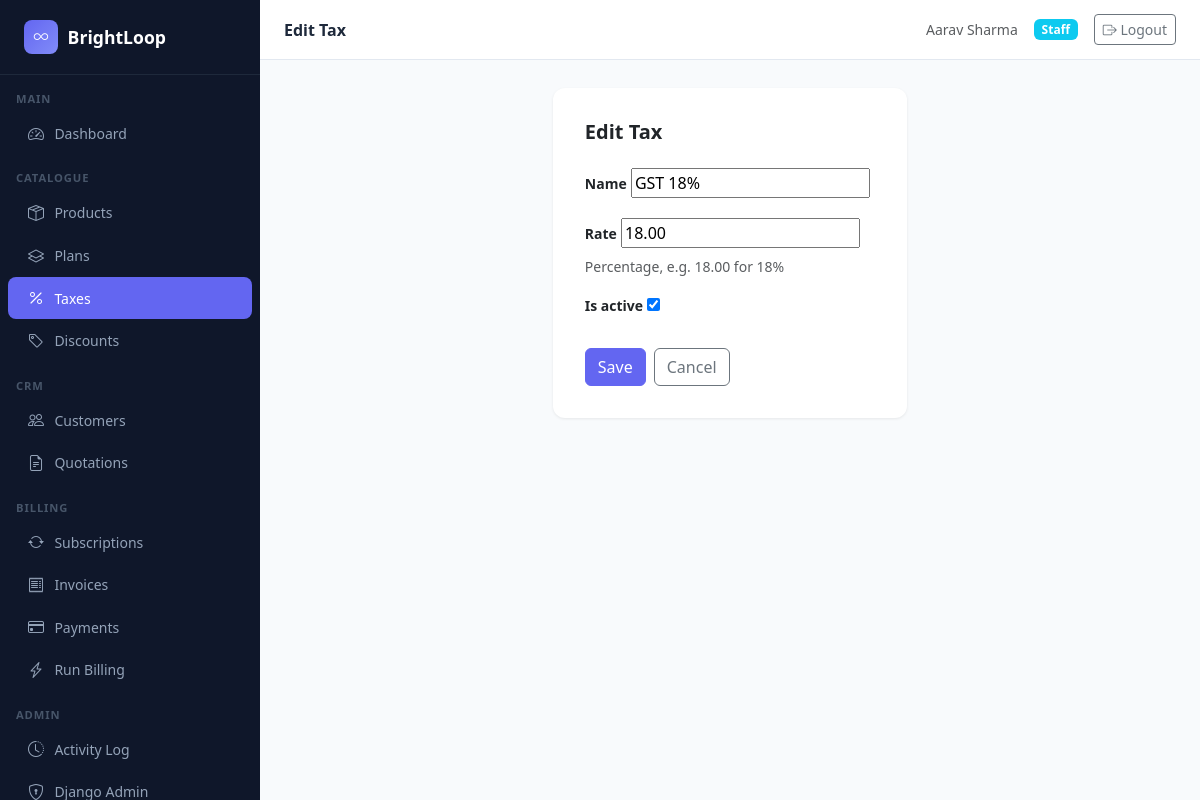
/products/taxes/1/edit/ (signed in), run on the app's committed database.
### products/models.py (models this page shows, shortened)
class TaxConfiguration(models.Model):
    name = models.CharField(max_length=100)
    rate = models.DecimalField(max_digits=5, decimal_places=2, help_text="Percentage, e.g. 18.00 for 18%")
    is_active = models.BooleanField(default=True)
    created_at = models.DateTimeField(auto_now_add=True)
    class Meta:
        ordering = ['name']
        verbose_name = "Tax Configuration"
        verbose_name_plural = "Tax Configurations"

### products/views.py (the view)
# urls.py: path('taxes/<int:pk>/edit/', views.tax_edit, name='tax_edit'),
@login_required
@staff_required
def tax_edit(request, pk):
    tax = get_object_or_404(TaxConfiguration, pk=pk)
    if request.method == 'POST':
        form = TaxConfigurationForm(request.POST, instance=tax)
        if form.is_valid():
            form.save()
            messages.success(request, "Tax updated.")
            return redirect('products:tax_list')
    else:
        form = TaxConfigurationForm(instance=tax)
    return render(request, 'products/tax_form.html', {'form': form, 'title': 'Edit Tax', 'edit': True})

### products/forms.py
class TaxConfigurationForm(forms.ModelForm):
    class Meta:
        model = TaxConfiguration
        fields = ['name', 'rate', 'is_active']

### products/views.py (called while the page is built)
def staff_required(view_func):
    from functools import wraps
    @wraps(view_func)
    def wrapper(request, *args, **kwargs):
        if not request.user.is_authenticated:
            from django.conf import settings
            return redirect(settings.LOGIN_URL)
        if not (request.user.is_staff or request.user.is_superuser):
            raise PermissionDenied
        return view_func(request, *args, **kwargs)
    return wrapper

### templates/products/tax_form.html (shortened to what this page needs)
{% extends "base.html" %}
{% block page_title %}{{ title }}{% endblock %}
{% block content %}
<div class="row justify-content-center">
  <div class="col-lg-5">
    <div class="form-card">
      <h5 class="fw-semibold mb-4">{{ title }}</h5>
      <form method="post" novalidate>
        {% for field in form %}
        <div class="mb-3">
          <label class="form-label fw-semibold small">{{ field.label }}</label>
          {{ field }}
          {% if field.help_text %}<div class="text-muted small mt-1">{{ field.help_text }}</div>{% endif %}
        </div>
        {% endfor %}
        <div class="d-flex gap-2 mt-4">
          <button type="submit" class="btn btn-primary">Save</button>
          <a href="{% url 'products:tax_list' %}" class="btn btn-outline-secondary">Cancel</a>
        </div>
      </form>
    </div>
  </div>
</div>
{% endblock %}

### templates/base.html (shortened to what this page needs)
<!DOCTYPE html>
<html lang="en" data-bs-theme="light">
<head>
  <link href="https://cdn.jsdelivr.net/npm/bootstrap@5.3.3/dist/css/bootstrap.min.css" rel="stylesheet">
  <link href="https://cdn.jsdelivr.net/npm/bootstrap-icons@1.11.3/font/bootstrap-icons.min.css" rel="stylesheet">
</head>
<body>
{% if user.is_authenticated %}
<nav class="sidebar">
  <a class="sidebar-brand" href="{% url 'dashboard:index' %}">
    <div class="logo-circle"><i class="bi bi-infinity"></i></div>
    BrightLoop
  </a>
  <div class="pt-2">
    <div class="sidebar-section">Main</div>
    <a href="{% url 'dashboard:index' %}" class="nav-link {% if request.resolver_match.app_name == 'dashboard' %}active{% endif %}">
      <i class="bi bi-speedometer2"></i> Dashboard
    </a>
    {% if user.is_staff or user.is_superuser %}
    <div class="sidebar-section mt-2">Catalogue</div>
    <a href="{% url 'products:product_list' %}" class="nav-link {% if request.resolver_match.app_name == 'products' and 'plan' not in request.path and 'tax' not in request.path and 'discount' not in request.path %}active{% endif %}">
      <i class="bi bi-box-seam"></i> Products
    </a>
    <a href="{% url 'products:plan_list' %}" class="nav-link {% if 'plans' in request.path %}active{% endif %}">
      <i class="bi bi-layers"></i> Plans
    </a>
    <a href="{% url 'products:tax_list' %}" class="nav-link {% if 'taxes' in request.path %}active{% endif %}">
      <i class="bi bi-percent"></i> Taxes
    </a>
    <a href="{% url 'products:discount_list' %}" class="nav-link {% if 'discounts' in request.path %}active{% endif %}">
      <i class="bi bi-tag"></i> Discounts
    </a>
    <div class="sidebar-section mt-2">CRM</div>
    <a href="{% url 'accounts:customer_list' %}" class="nav-link {% if request.resolver_match.app_name == 'accounts' %}active{% endif %}">
      <i class="bi bi-people"></i> Customers
    </a>
    <a href="{% url 'quotations:quotation_list' %}" class="nav-link {% if request.resolver_match.app_name == 'quotations' %}active{% endif %}">
      <i class="bi bi-file-earmark-text"></i> Quotations
    </a>
    <div class="sidebar-section mt-2">Billing</div>
    <a href="{% url 'subscriptions:subscription_list' %}" class="nav-link {% if request.resolver_match.app_name == 'subscriptions' %}active{% endif %}">
      <i class="bi bi-arrow-repeat"></i> Subscriptions
    </a>
    <a href="{% url 'billing:invoice_list' %}" class="nav-link {% if 'invoices' in request.path %}active{% endif %}">
      <i class="bi bi-receipt"></i> Invoices
    </a>
    <a href="{% url 'billing:payment_list' %}" class="nav-link {% if 'payments' in request.path %}active{% endif %}">
      <i class="bi bi-credit-card"></i> Payments
    </a>
    <a href="{% url 'billing:run_billing' %}" class="nav-link {% if 'run-billing' in request.path %}active{% endif %}">
      <i class="bi bi-lightning-charge"></i> Run Billing
    </a>
    <div class="sidebar-section mt-2">Admin</div>
    <a href="{% url 'accounts:activity_log' %}" class="nav-link {% if 'activity' in request.path %}active{% endif %}">
      <i class="bi bi-clock-history"></i> Activity Log
    </a>
    <a href="/admin/" class="nav-link">
      <i class="bi bi-shield-lock"></i> Django Admin
    </a>
    {% endif %}
  </div>
</nav>
<div class="main-wrapper">
  <div class="topbar">
    <span class="page-title">{% block page_title %}BrightLoop{% endblock %}</span>
    <div class="d-flex align-items-center gap-3">
      <span class="text-muted small">{{ user.get_full_name|default:user.username }}</span>
      {% if user.is_superuser %}
        <span class="badge bg-danger">Admin</span>
      {% elif user.is_staff %}
        <span class="badge bg-info">Staff</span>
      {% else %}
        <span class="badge bg-secondary">Customer</span>
      {% endif %}
      <form method="post" action="{% url 'accounts:logout' %}" class="d-inline mb-0">
        <button type="submit" class="btn btn-sm btn-outline-secondary">
          <i class="bi bi-box-arrow-right"></i> Logout
        </button>
      </form>
    </div>
  </div>
  <div class="content-area">
    {% block content %}{% endblock %}
  </div>
</div>
{% else %}
  {% block auth_content %}{% endblock %}
{% endif %}
</body>
</html>

### templates/base.html (style rules this page uses)
:root { --sidebar-bg: #0f172a; --sidebar-text: #94a3b8; --sidebar-active: #6366f1; --sidebar-hover: #1e293b; --sidebar-width: 260px; --topbar-height: 60px; }
body { background: #f8fafc; font-family: 'Segoe UI', system-ui, sans-serif; }
.sidebar { position: fixed; top: 0; left: 0; bottom: 0; width: var(--sidebar-width); background: var(--sidebar-bg); z-index: 1000; overflow-y: auto; transition: transform .3s; }
.sidebar-brand { padding: 1.25rem 1.5rem; border-bottom: 1px solid #1e293b; color: #fff; font-size: 1.1rem; font-weight: 700; display: flex; align-items: center; gap: .6rem; text-decoration: none; }
.sidebar-brand .logo-circle { width: 34px; height: 34px; border-radius: 8px; background: linear-gradient(135deg, #6366f1, #818cf8); display: flex; align-items: center; justify-content: center; font-size: .9rem; color: #fff; }
.sidebar-section { padding: .5rem 1rem .25rem; font-size: .7rem; font-weight: 600; color: #475569; text-transform: uppercase; letter-spacing: .08em; }
.sidebar .nav-link { color: var(--sidebar-text); padding: .55rem 1.25rem; border-radius: 8px; margin: 1px 8px; display: flex; align-items: center; gap: .65rem; font-size: .875rem; transition: all .15s; }
.sidebar .nav-link.active { background: var(--sidebar-active); color: #fff; }
.sidebar .nav-link .bi { font-size: 1rem; }
.main-wrapper { margin-left: var(--sidebar-width); min-height: 100vh; display: flex; flex-direction: column; }
.topbar { height: var(--topbar-height); background: #fff; border-bottom: 1px solid #e2e8f0; display: flex; align-items: center; justify-content: space-between; padding: 0 1.5rem; position: sticky; top: 0; z-index: 100; }
.topbar .page-title { font-size: 1rem; font-weight: 600; color: #1e293b; }
.content-area { padding: 1.75rem; flex: 1; }
.btn-primary { background: #6366f1; border-color: #6366f1; }
.form-card { background: #fff; border-radius: 12px; padding: 2rem; box-shadow: 0 1px 3px rgba(0,0,0,.08); }

### data on the page
TaxConfiguration: form "GST 18%" "18.00" "☑"

### other printed values
{{ title }} "Edit Tax"
{{ user.get_full_name|default:user.username }} "Aarav Sharma"
{{ field.label }} "Name" "Rate" "Is active"
{{ field.help_text }} "Percentage, e.g. 18.00 for 18%"
